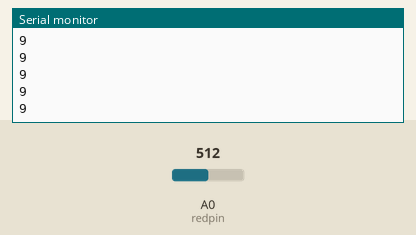
Simulated run of this sketch. Board: Arduino Uno, built with avr-gcc and run on an emulated ATmega328P. On the bench: the last lines printed to the serial monitor. Inputs (shaded band) come from the test bench; at power-on: A0 (redpin) = 512.

Above: at 1.2 s.
1.3 s: A0 (redpin) set to 716
At 2.4 s:
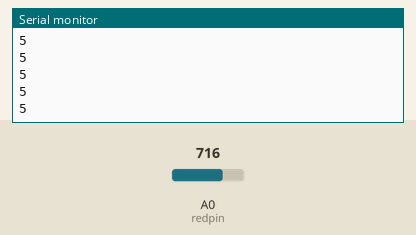
2.8 s: A0 (redpin) set to 900
At 3.5 s:
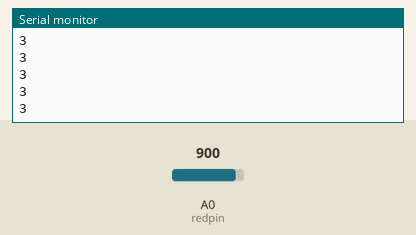
Timing chart, 0 to 5.8 s (numbered marks = the images above; inputs shaded):
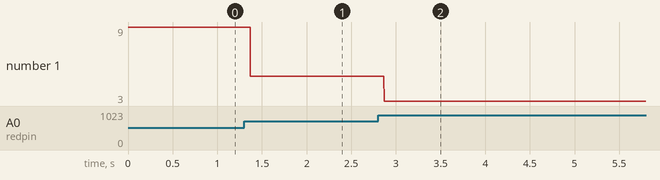

Measured:
- after the input at 1.3 s, the serial monitor: prints a new line after 0.07 s (image 1)
- after the input at 2.8 s, the serial monitor: prints a new line after 0.07 s (image 2)
- plotted number 1: 9 → 5 after the input at 1.3 s, 5 → 3 after the input at 2.8 s

The sketch:

SharpSensorProgram.ino
```cpp
int i;
int val;
int redpin=0;
void setup() {
    pinMode(redpin,OUTPUT);
    Serial.begin(9600);
}
void loop() {
    i=analogRead(redpin);
    val=(6762/(i-9))-4;
    Serial.println(val);
}

// Longwise- Begins sensing ~ 90+/-15 Degrees, Accurate at 90+/-5 Degrees
// Shortwise- Begins sensing ~90 +/-10 Degrees, Accurate at 90+/-2 Degrees
```
